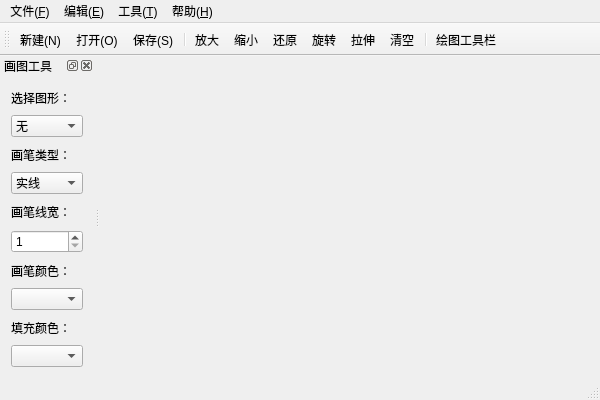
<?xml version="1.0" encoding="UTF-8"?>
<ui version="4.0">
 <class>MainWindow</class>
 <widget class="QMainWindow" name="MainWindow">
  <property name="geometry">
   <rect>
    <x>0</x>
    <y>0</y>
    <width>600</width>
    <height>400</height>
   </rect>
  </property>
  <property name="windowTitle">
   <string>MainWindow</string>
  </property>
  <widget class="QWidget" name="centralWidget"/>
  <widget class="QMenuBar" name="menuBar">
   <property name="geometry">
    <rect>
     <x>0</x>
     <y>0</y>
     <width>600</width>
     <height>19</height>
    </rect>
   </property>
   <widget class="QMenu" name="menu_F">
    <property name="title">
     <string>文件(&amp;F)</string>
    </property>
    <addaction name="action_N"/>
    <addaction name="action_O"/>
    <addaction name="separator"/>
    <addaction name="action_S"/>
    <addaction name="action_A"/>
    <addaction name="separator"/>
    <addaction name="action_P"/>
    <addaction name="separator"/>
    <addaction name="action_X"/>
   </widget>
   <widget class="QMenu" name="menu_E">
    <property name="title">
     <string>编辑(&amp;E)</string>
    </property>
    <addaction name="action_4"/>
    <addaction name="action_5"/>
    <addaction name="action_6"/>
    <addaction name="action_7"/>
    <addaction name="action_8"/>
    <addaction name="separator"/>
    <addaction name="action_10"/>
   </widget>
   <widget class="QMenu" name="menu_T">
    <property name="title">
     <string>工具(&amp;T)</string>
    </property>
    <addaction name="action_11"/>
   </widget>
   <widget class="QMenu" name="menu_H">
    <property name="title">
     <string>帮助(&amp;H)</string>
    </property>
    <addaction name="action_12"/>
   </widget>
   <addaction name="menu_F"/>
   <addaction name="menu_E"/>
   <addaction name="menu_T"/>
   <addaction name="menu_H"/>
  </widget>
  <widget class="QToolBar" name="mainToolBar">
   <attribute name="toolBarArea">
    <enum>TopToolBarArea</enum>
   </attribute>
   <attribute name="toolBarBreak">
    <bool>false</bool>
   </attribute>
   <addaction name="action_N"/>
   <addaction name="action_O"/>
   <addaction name="action_S"/>
   <addaction name="separator"/>
   <addaction name="action_4"/>
   <addaction name="action_5"/>
   <addaction name="action_6"/>
   <addaction name="action_7"/>
   <addaction name="action_8"/>
   <addaction name="action_10"/>
   <addaction name="separator"/>
   <addaction name="action_11"/>
  </widget>
  <widget class="QStatusBar" name="statusBar"/>
  <widget class="QDockWidget" name="dockWidget">
   <property name="windowTitle">
    <string>画图工具</string>
   </property>
   <attribute name="dockWidgetArea">
    <number>1</number>
   </attribute>
   <widget class="QWidget" name="dockWidgetContents">
    <layout class="QGridLayout" name="gridLayout">
     <item row="0" column="0">
      <widget class="QLabel" name="label">
       <property name="text">
        <string>选择图形：</string>
       </property>
      </widget>
     </item>
     <item row="1" column="0">
      <widget class="QComboBox" name="shapeComboBox">
       <item>
        <property name="text">
         <string>无</string>
        </property>
       </item>
       <item>
        <property name="text">
         <string>直线</string>
        </property>
       </item>
       <item>
        <property name="text">
         <string>矩形</string>
        </property>
       </item>
       <item>
        <property name="text">
         <string>椭圆</string>
        </property>
       </item>
      </widget>
     </item>
     <item row="2" column="0">
      <widget class="QLabel" name="label_2">
       <property name="text">
        <string>画笔类型：</string>
       </property>
      </widget>
     </item>
     <item row="3" column="0">
      <widget class="QComboBox" name="penStyleComboBox">
       <item>
        <property name="text">
         <string>实线</string>
        </property>
       </item>
       <item>
        <property name="text">
         <string>点线</string>
        </property>
       </item>
      </widget>
     </item>
     <item row="4" column="0">
      <widget class="QLabel" name="label_3">
       <property name="text">
        <string>画笔线宽：</string>
       </property>
      </widget>
     </item>
     <item row="5" column="0">
      <widget class="QSpinBox" name="penWidthSpinBox">
       <property name="minimum">
        <number>1</number>
       </property>
      </widget>
     </item>
     <item row="6" column="0">
      <widget class="QLabel" name="label_4">
       <property name="text">
        <string>画笔颜色：</string>
       </property>
      </widget>
     </item>
     <item row="7" column="0">
      <widget class="QComboBox" name="penColorComboBox"/>
     </item>
     <item row="8" column="0">
      <widget class="QLabel" name="label_5">
       <property name="text">
        <string>填充颜色：</string>
       </property>
      </widget>
     </item>
     <item row="9" column="0">
      <widget class="QComboBox" name="brushColorComboBox"/>
     </item>
    </layout>
   </widget>
  </widget>
  <action name="action_N">
   <property name="icon">
    <iconset resource="myResource.qrc">
     <normaloff>:/new/prefix1/images/new.png</normaloff>:/new/prefix1/images/new.png</iconset>
   </property>
   <property name="text">
    <string>新建(&amp;N)</string>
   </property>
   <property name="statusTip">
    <string>新建文件</string>
   </property>
   <property name="shortcut">
    <string>Ctrl+N</string>
   </property>
  </action>
  <action name="action_O">
   <property name="icon">
    <iconset resource="myResource.qrc">
     <normaloff>:/new/prefix1/images/open.png</normaloff>:/new/prefix1/images/open.png</iconset>
   </property>
   <property name="text">
    <string>打开(&amp;O)</string>
   </property>
   <property name="statusTip">
    <string>打开文件</string>
   </property>
   <property name="shortcut">
    <string>Ctrl+O</string>
   </property>
  </action>
  <action name="action_S">
   <property name="icon">
    <iconset resource="myResource.qrc">
     <normaloff>:/new/prefix1/images/save.png</normaloff>:/new/prefix1/images/save.png</iconset>
   </property>
   <property name="text">
    <string>保存(&amp;S)</string>
   </property>
   <property name="statusTip">
    <string>保存文件</string>
   </property>
   <property name="shortcut">
    <string>Ctrl+S</string>
   </property>
  </action>
  <action name="action_A">
   <property name="icon">
    <iconset resource="myResource.qrc">
     <normaloff>:/new/prefix1/images/saveas.png</normaloff>:/new/prefix1/images/saveas.png</iconset>
   </property>
   <property name="text">
    <string>另存为(&amp;A)</string>
   </property>
   <property name="statusTip">
    <string>文件另存为</string>
   </property>
  </action>
  <action name="action_P">
   <property name="icon">
    <iconset resource="myResource.qrc">
     <normaloff>:/new/prefix1/images/print.png</normaloff>:/new/prefix1/images/print.png</iconset>
   </property>
   <property name="text">
    <string>打印(&amp;P)</string>
   </property>
   <property name="statusTip">
    <string>打印文件</string>
   </property>
   <property name="shortcut">
    <string>Ctrl+P</string>
   </property>
  </action>
  <action name="action_X">
   <property name="icon">
    <iconset resource="myResource.qrc">
     <normaloff>:/new/prefix1/images/exit.png</normaloff>:/new/prefix1/images/exit.png</iconset>
   </property>
   <property name="text">
    <string>退出(&amp;X)</string>
   </property>
   <property name="statusTip">
    <string>退出</string>
   </property>
  </action>
  <action name="action_4">
   <property name="icon">
    <iconset resource="myResource.qrc">
     <normaloff>:/new/prefix1/images/zoom-in.png</normaloff>:/new/prefix1/images/zoom-in.png</iconset>
   </property>
   <property name="text">
    <string>放大</string>
   </property>
   <property name="statusTip">
    <string>图片放大</string>
   </property>
   <property name="shortcut">
    <string>Ctrl+Up</string>
   </property>
  </action>
  <action name="action_5">
   <property name="icon">
    <iconset resource="myResource.qrc">
     <normaloff>:/new/prefix1/images/zoom-out.png</normaloff>:/new/prefix1/images/zoom-out.png</iconset>
   </property>
   <property name="text">
    <string>缩小</string>
   </property>
   <property name="statusTip">
    <string>图片缩小</string>
   </property>
   <property name="shortcut">
    <string>Ctrl+Down</string>
   </property>
  </action>
  <action name="action_6">
   <property name="icon">
    <iconset resource="myResource.qrc">
     <normaloff>:/new/prefix1/images/zoom-1.png</normaloff>:/new/prefix1/images/zoom-1.png</iconset>
   </property>
   <property name="text">
    <string>还原</string>
   </property>
   <property name="statusTip">
    <string>还原图片</string>
   </property>
   <property name="shortcut">
    <string>Ctrl+Home</string>
   </property>
  </action>
  <action name="action_7">
   <property name="icon">
    <iconset resource="myResource.qrc">
     <normaloff>:/new/prefix1/images/rotate.png</normaloff>:/new/prefix1/images/rotate.png</iconset>
   </property>
   <property name="text">
    <string>旋转</string>
   </property>
   <property name="statusTip">
    <string>旋转图片</string>
   </property>
   <property name="shortcut">
    <string>Ctrl+Left</string>
   </property>
  </action>
  <action name="action_8">
   <property name="icon">
    <iconset resource="myResource.qrc">
     <normaloff>:/new/prefix1/images/shear.png</normaloff>:/new/prefix1/images/shear.png</iconset>
   </property>
   <property name="text">
    <string>拉伸</string>
   </property>
   <property name="statusTip">
    <string>拉伸图片</string>
   </property>
   <property name="shortcut">
    <string>Ctrl+Right</string>
   </property>
  </action>
  <action name="action_10">
   <property name="icon">
    <iconset resource="myResource.qrc">
     <normaloff>:/new/prefix1/images/clear.png</normaloff>:/new/prefix1/images/clear.png</iconset>
   </property>
   <property name="text">
    <string>清空</string>
   </property>
   <property name="statusTip">
    <string>清空图片</string>
   </property>
   <property name="shortcut">
    <string>Ctrl+Del</string>
   </property>
  </action>
  <action name="action_11">
   <property name="icon">
    <iconset resource="myResource.qrc">
     <normaloff>:/new/prefix1/images/tool.png</normaloff>:/new/prefix1/images/tool.png</iconset>
   </property>
   <property name="text">
    <string>绘图工具栏</string>
   </property>
   <property name="statusTip">
    <string>显示绘图工具</string>
   </property>
  </action>
  <action name="action_12">
   <property name="icon">
    <iconset resource="myResource.qrc">
     <normaloff>:/new/prefix1/images/help.jpg</normaloff>:/new/prefix1/images/help.jpg</iconset>
   </property>
   <property name="text">
    <string>关于本软件</string>
   </property>
   <property name="statusTip">
    <string>显示帮助</string>
   </property>
  </action>
 </widget>
 <layoutdefault spacing="6" margin="11"/>
 <resources>
  <include location="myResource.qrc"/>
 </resources>
 <connections/>
</ui>
